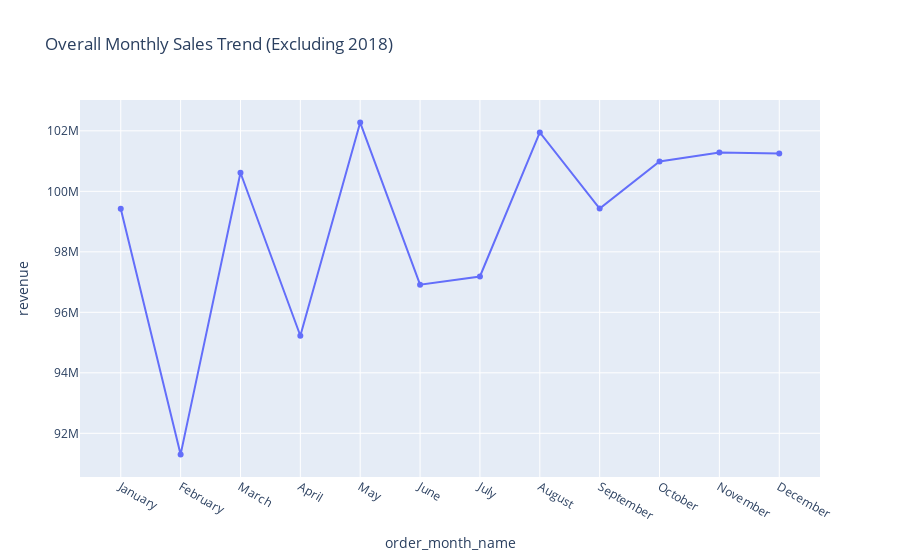

This figure's notebook cell:
### Markdown cell above
### INSIGHTS ---
Sales consistently cycle between \$24 M and \$26 M, with clear peaks in late spring to early summer (May–June) and troughs each January.  

The overall trend remains stable year over year, reflecting a reliable seasonal demand pattern.  

However, the sharp revenue drop in early 2017 stands out as an outlier, warranting closer investigation into potential causes such as market disruptions or mistimed promotions.

### Code cell
#Filter out any 2018 orders
df_ = df[df['order_date'].dt.year != 2018]   # exclude any partial-year data (i.e., January and February of 2018) so that the monthly totals aren’t skewed by an incomplete year.
                                            #I create df_ so I don’t alter the original df, preserving it intact for other analyses while filtering just for this chart.


monthly_sales = (
    df_
    .groupby(['order_month_num', 'order_month_name'])['revenue']
    .sum()
    .sort_index()
    .reset_index()
)
px.line(data_frame=monthly_sales,x='order_month_name',y='revenue',title='Overall Monthly Sales Trend (Excluding 2018)',markers=True )

### Figure 1 — Plotly figure (JSON) as saved in the notebook; plotly's stock layout.template omitted (floating-point values rounded to 4 significant figures)
{"data": [{"hovertemplate": "order_month_name=%{x}<br>revenue=%{y}<extra></extra>", "legendgroup": "", "line": {"color": "#636efa", "dash": "solid"}, "marker": {"symbol": "circle"}, "mode": "lines+markers", "name": "", "orientation": "v", "showlegend": false, "type": "scatter", "x": ["January", "February", "March", "April", "May", "June", "July", "August", "September", "October", "November", "December"], "xaxis": "x", "y": [99430000.0, 91300000.0, 100600000.0, 95220000.0, 102300000.0, 96910000.0, 97190000.0, 101900000.0, 99430000.0, 101000000.0, 101300000.0, 101200000.0], "yaxis": "y"}], "layout": {"legend": {"tracegroupgap": 0}, "title": {"text": "Overall Monthly Sales Trend (Excluding 2018)"}, "xaxis": {"anchor": "y", "domain": [0, 1], "title": {"text": "order_month_name"}}, "yaxis": {"anchor": "x", "domain": [0, 1], "title": {"text": "revenue"}}}}
